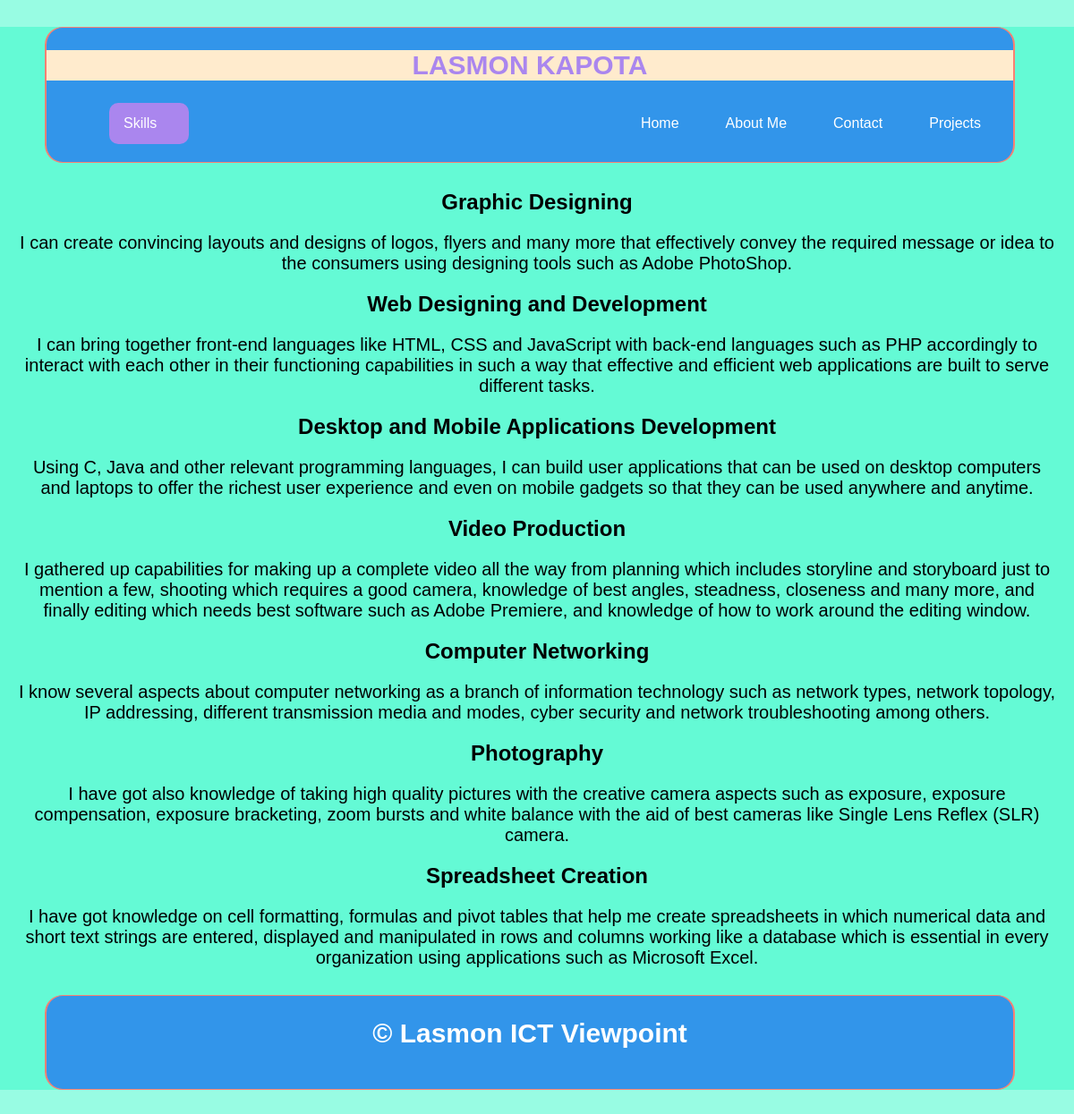
The page /skills.php on the database its author committed.
### tables this page shows
CREATE TABLE `skills` (
  `id` int(11) NOT NULL,
  `skill` text DEFAULT NULL,
  `description` varchar(500) DEFAULT NULL
);

### databaseconnection.php (the view, shortened to what this page needs)
<?php
$servername="localhost";
$username="root";
$password="";
$databasename="my_portfolio";
$conn=mysqli_connect($servername, $username, $password) or die("No Connection!");
mysqli_select_db($conn, $databasename) or die("Database could not open!");
function mySkills(){
    global $conn;
    $query = "SELECT * FROM skills";
    $result = mysqli_query($conn, $query) or die("Query could not fetch data!");
    $num = mysqli_num_rows($result);
    $i = 0;
    while ($i < $num){
        $row=mysqli_fetch_array($result);
        echo '<h2 class="para">' . $row["skill"].'</h2>' . '<p class="para">' . $row["description"] . '</p>';
        $i++;
    }
}
?>

### skills.php (shortened to what this page needs)
<?php include("databaseconnection.php"); ?>
<!DOCTYPE html>
<html>
    <head>
        <link rel="stylesheet" href="skills.css">
    </head>
    <body onload="onLoadingPage()">
        <header>
            <nav>
                <ul>
                    <h2 title="The owner of this Website, ICT Expert.">LASMON KAPOTA</h2>
                    <li><a  href="Projects.php">Projects</a></li>
                    <li class="active"><a  href="skills.php">Skills</a></li>
                    <li><a  href="contact.php">Contact</a></li>
                    <li><a  href="aboutme.php">About Me</a></li>
                    <li><a  href="index.php">Home</a></li>
                  </ul>
            </nav>
        </header>
        <?php mySkills(); ?>
        <footer>
            <h2 title="Email: lsmnkapota@gmail.com & Tel: 0998306445"> &copy; Lasmon ICT Viewpoint</h2>
        </footer>
    </body>
</html>

### skills.css (style rules this page uses)
body,html { background-color: rgba(50, 250, 200, 0.5); margin:0; box-sizing: border-box; font-family: Arial, Helvetica, sans-serif; }
header, footer { margin:30px 50px 30px 50px; width:90%; overflow: hidden; padding-bottom: 20px; background-color:rgba(0, 50, 255, 0.5); border: 1px solid salmon; border-right: 2px solid salmon; border-left: 2px solid salmon; border-radius: 20px; list-style-type: none; }
header ul { list-style-type: none; margin: 0; padding: 0; }
li { float:right; }
li a { display: inline-block; text-align: center; color: white; padding: 14px 16px; text-decoration: none; margin-right: 20px; }
.active { background-color:#aa86ee ; float: left; margin-left: 70px; border-radius: 10px; }
header h2 { background-color:blanchedalmond; color:#aa86ee ; text-align: center; font-size: 30px; }
footer h2 { color: white; text-align: center; font-size: 30px; }
p { margin-left: 20px; margin-right: 20px; font-family: Arial; font-size: 20px; }
.para, address { text-align: center; }

### rows shown on the page
skills: skill "Graphic Designing", description "I can create convincing layouts and designs of logos, flyers and many more that effectively convey the required message or idea to the consumers using designing tools such as Adobe PhotoShop."
skills: skill "Web Designing and Development", description "I can bring together front-end languages like HTML, CSS and JavaScript with back-end languages such as PHP accordingly to interact with each other in their functioning capabilities in such a way that effective and efficient web applications are built to serve different tasks."
skills: skill "Desktop and Mobile Applications Development", description "Using C, Java and other relevant programming languages, I can build user applications that can be used on desktop computers and laptops to offer the richest user experience and even on mobile gadgets so that they can be used anywhere and anytime."
skills: skill "Video Production", description "I gathered up capabilities for making up a complete video all the way from planning which includes storyline and storyboard just to mention a few, shooting which requires a good camera, knowledge of best angles, steadness, closeness and many more, and finally editing which needs best software such as Adobe Premiere, and knowledge of how to work around the editing window."
skills: skill "Computer Networking", description "I know several aspects about computer networking as a branch of information technology such as network types, network topology, IP addressing, different transmission media and modes, cyber security and network troubleshooting among others."
skills: skill "Photography", description "I have got also knowledge of taking high quality pictures with the creative camera aspects such as exposure, exposure compensation, exposure bracketing, zoom bursts and white balance with the aid of best cameras like Single Lens Reflex (SLR) camera."
skills: skill "Spreadsheet Creation", description "I have got knowledge on cell formatting, formulas and pivot tables that help me create spreadsheets in which numerical data and short text strings are entered, displayed and manipulated in rows and columns working like a database which is essential in every organization using applications such as Microsoft Excel."
